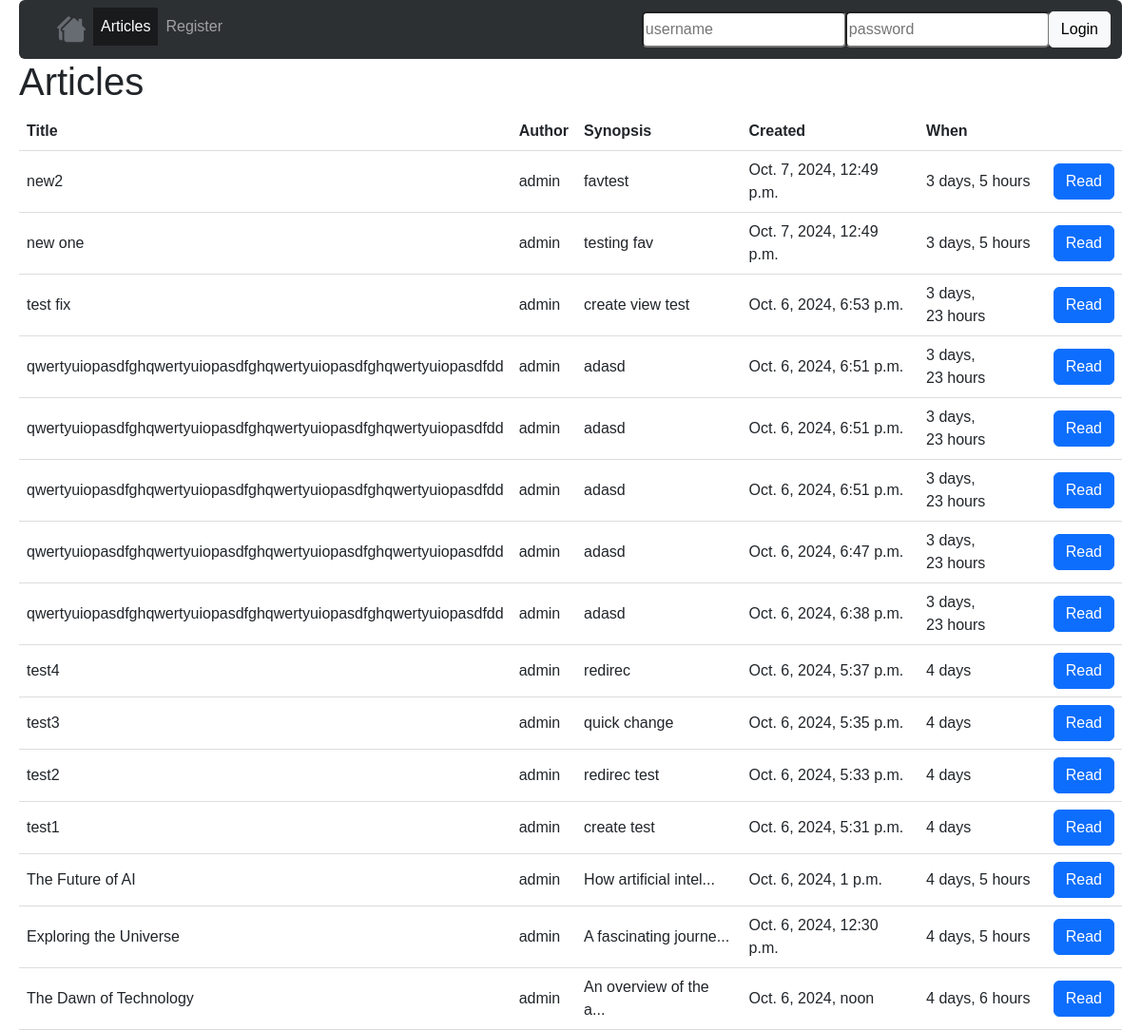
The app's page /articles/ with its own data.
### articles/models.py (models this page shows, shortened)
class Article(models.Model):
    title =     models.CharField(max_length=64)
    author =    models.ForeignKey(User, on_delete=models.CASCADE, related_name='articles')
    created =   models.DateTimeField(auto_now_add=True)
    synopsis =  models.CharField(max_length=312)
    content =   models.TextField()

### articles/views/articles.py (the view)
# urls.py: path("", ArticlesListView.as_view(), name='articles'),
class ArticlesListView(ListView):
    model = Article
    template_name = 'articles/articles.html'

### articles/templates/articles/articles.html (shortened to what this page needs)
{% extends 'base.html' %}
{% block content %}
<h1>Articles</h1>
<table>
    <thead>
        <tr>
            <th>Title</th>
            <th>Author</th>
            <th>Synopsis</th>
            <th>Created</th>
            <th>When</th>
            <th></th>
        </tr>
    </thead>
    <tbody>
        {% for article in object_list|dictsortreversed:"created" %}
        <tr>
            <td>{{ article.title }}</td>
            <td>{{ article.author }}</td>
            <td>
                {% if article.synopsis|length > 20 %}
                    {{ article.synopsis|slice:":20" }}...
                {% else %}
                    {{ article.synopsis }}
                {% endif %}
            </td>
            <td>{{ article.created }}</td>
            <td>{{ article.created|timesince }}</td>
            <td><a href="{% url 'details' article.id %}" class="btn btn-primary">Read</a></td>
        </tr>
        {% empty %}
        <tr>
            <td colspan="4">No articles.</td>
        </tr>
        {%  endfor %}
    </tbody>
</table>
{% endblock %}

### templates/base.html (style rules this page uses)
body { padding-left: 20px; padding-right: 20px; font-family: Arial, sans-serif; }
th, td { padding: 8px; border-bottom: 1px solid #ddd; }

### records on screen
Article: title "new2", author "admin", synopsis "favtest", created "Oct. 7, 2024, 12:49 p.m.", created "3 days, 5 hours"
Article: title "new one", author "admin", synopsis "testing fav", created "Oct. 7, 2024, 12:49 p.m.", created "3 days, 5 hours"
Article: title "test fix", author "admin", synopsis "create view test", created "Oct. 6, 2024, 6:53 p.m.", created "3 days, 23 hours"
Article: title "qwertyuiopasdfghqwertyuiopasdfghqwertyuiopasdfghqwertyuiopasdfdd", author "admin", synopsis "adasd", created "Oct. 6, 2024, 6:51 p.m.", created "3 days, 23 hours"
Article: title "qwertyuiopasdfghqwertyuiopasdfghqwertyuiopasdfghqwertyuiopasdfdd", author "admin", synopsis "adasd", created "Oct. 6, 2024, 6:51 p.m.", created "3 days, 23 hours"
Article: title "qwertyuiopasdfghqwertyuiopasdfghqwertyuiopasdfghqwertyuiopasdfdd", author "admin", synopsis "adasd", created "Oct. 6, 2024, 6:51 p.m.", created "3 days, 23 hours"
Article: title "qwertyuiopasdfghqwertyuiopasdfghqwertyuiopasdfghqwertyuiopasdfdd", author "admin", synopsis "adasd", created "Oct. 6, 2024, 6:47 p.m.", created "3 days, 23 hours"
Article: title "qwertyuiopasdfghqwertyuiopasdfghqwertyuiopasdfghqwertyuiopasdfdd", author "admin", synopsis "adasd", created "Oct. 6, 2024, 6:38 p.m.", created "3 days, 23 hours"
Article: title "test4", author "admin", synopsis "redirec", created "Oct. 6, 2024, 5:37 p.m.", created "4 days"
Article: title "test3", author "admin", synopsis "quick change", created "Oct. 6, 2024, 5:35 p.m.", created "4 days"
Article: title "test2", author "admin", synopsis "redirec test", created "Oct. 6, 2024, 5:33 p.m.", created "4 days"
Article: title "test1", author "admin", synopsis "create test", created "Oct. 6, 2024, 5:31 p.m.", created "4 days"
Article: title "The Future of AI", author "admin", synopsis "How artificial intel", created "Oct. 6, 2024, 1 p.m.", created "4 days, 5 hours"
Article: title "Exploring the Universe", author "admin", synopsis "A fascinating journe", created "Oct. 6, 2024, 12:30 p.m.", created "4 days, 5 hours"
Article: title "The Dawn of Technology", author "admin", synopsis "An overview of the a", created "Oct. 6, 2024, noon", created "4 days, 6 hours"
